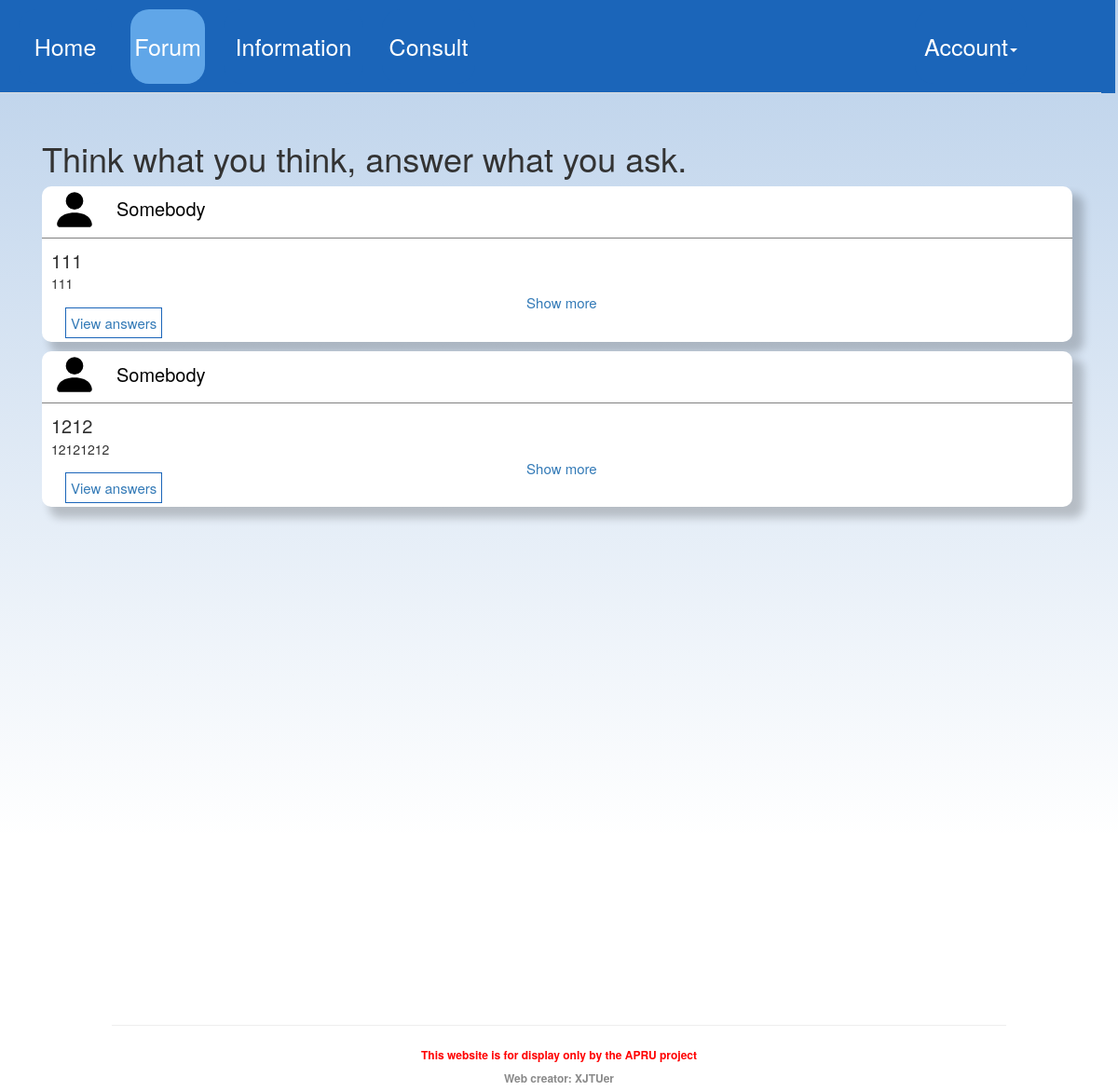
The app's page /forum, older data.
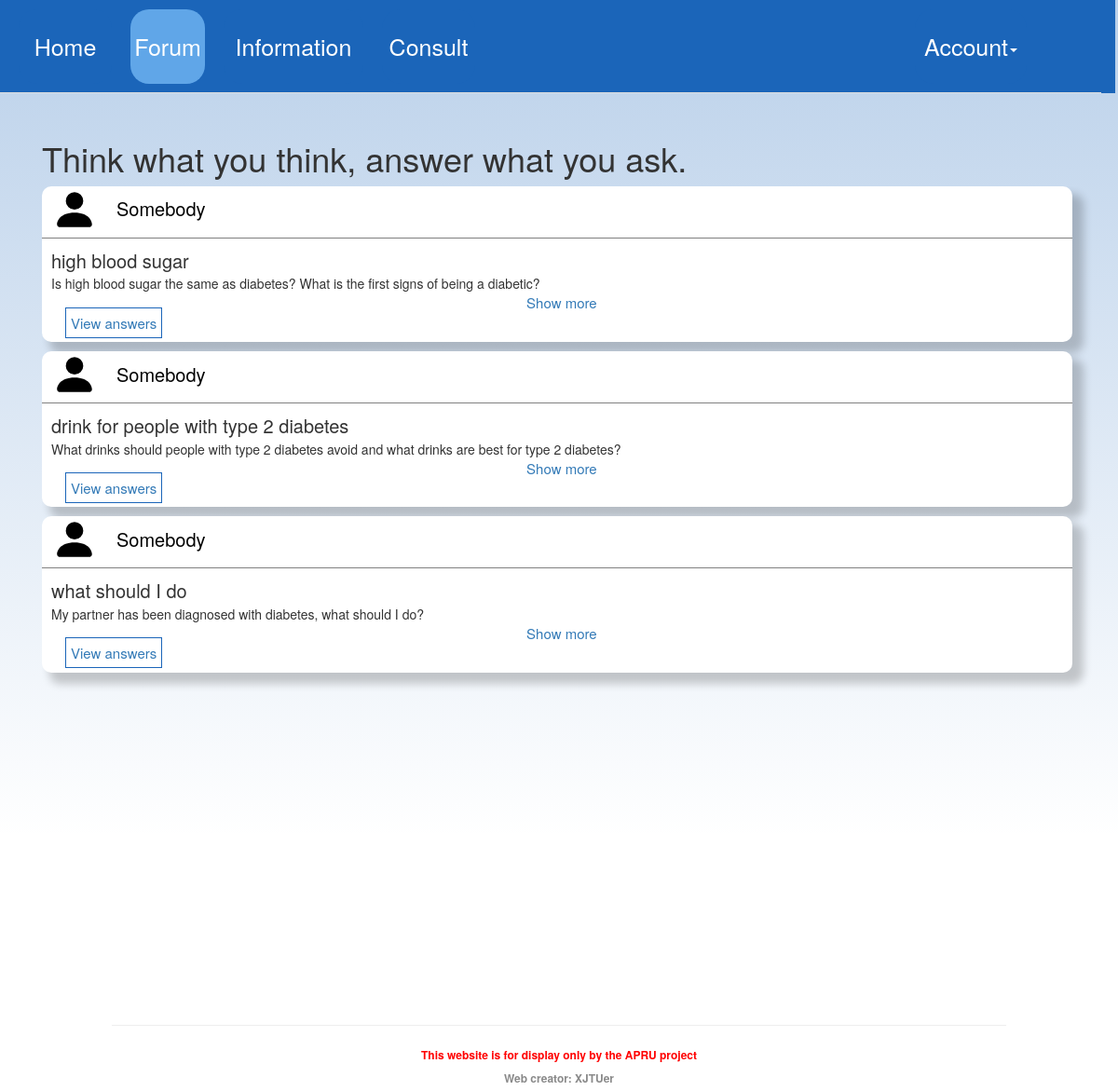
The same page, newer data.
### appdir/models.py (models this page shows, shortened)
class Question(db.Model):
    id = db.Column(db.Integer, primary_key=True)
    title = db.Column(db.String(100), index=True)
    question = db.Column(db.String(300), index=True)
    user_id = db.Column(db.Integer, db.ForeignKey('user.id'))
    datetime = db.Column(db.DateTime)

### appdir/routes.py (the view)
@app.route('/forum', methods=['GET', 'POST'])
def forum():
    return render_template('forum.html', questions=get_all_questions())

### appdir/utils/util.py (called while the page is built)
def get_all_questions():
    questions = Question.query.all()
    question_data = []
    for question in questions:
        question_data.append({
            'id': question.id,
            'title': question.title,
            'question': question.question,
            'datetime': question.datetime,
            'user_id': question.user_id
        })
    return question_data

### appdir/templates/forum.html (shortened to what this page needs)
{% extends 'base.html' %}
{% block content %}
    <link rel="stylesheet" href="../static/css/forum.css" type="text/css" media="all">
    <div class="container">
        <h1 style="margin-top:150px;margin-left:30px;">Think what you think, answer what you ask.</h1>
        <div class="forum-container">
            <div class="left_row">
                <div class="forum-info">
                    {% for question in questions %}
                        <div class="forum-msg">
                            <div class="photo-and-name">
                                <div class="photo">
                                    <img src="../static/image/bootstrap-icon/person-fill.svg"
                                         style="width:50px;height:50px;" alt="" loading="lazy">
                                </div>
                                <div class="name">Somebody</div>
                            </div>
                            <div class="content">
                                <div class="title">{{ question.title }}</div>
                                <div class="text" id={{ question.id }}>{{ question.question }}</div>
                                <div class="tip">
                                    <a id="tips" class="showMore" onclick="expand(this,{{ question.id }})">Show more</a>
                                </div>
                                <div class="otherItem">
                                    <a href="/question{{ question.id }}" class="check-answer">View answers</a>
                                </div>
                            </div>
                        </div>
                    {% endfor %}
                </div>
            </div>
        </div>
    </div>
{% endblock %}

### appdir/templates/base.html (shortened to what this page needs)
<!DOCTYPE html>
<html lang="en">
<head>
    <link href="https://cdn.staticfile.org/twitter-bootstrap/3.3.7/css/bootstrap.min.css" rel="stylesheet">
</head>
<body>
<div class="container_test" style="width:100%;">
    <div class="row clearfix">
        <div class="col-md-12 column"
             style="background:linear-gradient(to bottom, rgb(27, 101, 185), rgba(27, 101, 185, 1));position:fixed;z-index:1000;height:100px;width:101%">
            <ul class="nav nav-tabs" style="height:100px;width:100%">
                <li class="active" style="height:100px;width:100px;margin-left:20px;">
                    <div class="centered-text"
                         style="background-color:rgb(96,166,232);border-radius:20px;height:80px;width:100px"
                         id="homeHover">
                        <a class="navi-item" href="/index">Home</a>
                    </div>
                </li>
                <li style="height:100px;width:100px;">
                    <div class="centered-text" style="border-radius:20px;height:80px;margin-left:20px" id="forumHover">
                        <a class="navi-item" href="/forum">Forum</a>
                    </div>
                </li>
                <li style="height:100px;width:150px;margin-left:20px;">
                    <div class="centered-text" style="border-radius:20px;height:80px;width:150px;" id="InfoHover">
                        <a class="navi-item" href="/info">Information</a>
                    </div>
                </li>
                <li style="height:100px;width:100px;color:margin-left:20px;">
                    <div class="centered-text" style="border-radius:20px;height:80px;width:100px;margin-left:20px"
                         id="consultHover">
                        <a class="navi-item" href="/consult">Consult</a>
                    </div>
                </li>
                <li class="dropdown pull-right" style="height:100px;width:150px;left:-50px">
                    <div class="centered-text" style="border-radius:20px;height:80px;width:120px" id="accountHover">
                        <a class="navi-item" href="#"
                           data-toggle="dropdown" id="test">Account<strong class="caret"></strong></a>
                    </div>
                </li>
            </ul>
        </div>
    </div>
    {% block content %}{% endblock %}
</div>
<div class="text-center" style="margin-top: 200px">
    <HR style="FILTER: alpha(opacity=100,finishopacity=0,style=3)" width="80%" color=#987cb9 SIZE=3>
    <label style="font-size: 12px;color: red">This website is for display only by the APRU project</label><br>
    <label style="font-size: 12px;color: #8a8a8a">Web creator: XJTUer</label>
</div>
</body>
</html>

### appdir/static/css/forum.css (style rules this page uses)
.container { width: 100%; background: linear-gradient(to bottom, rgba(27, 101, 185, 0.3), rgba(27, 101, 185, 0)); }
.forum-container { width：100 %; display: flex; flex-direction: row; }
.left_row { margin-left: 30px; display: flex; flex-direction: column; width: 100%; }
.forum-info { height: 700px; overflow-y: scroll; display: flex; flex-direction: column; }
.forum-msg { background-color: white; width: 97%; display: flex; flex-direction: column; margin-bottom: 10px; box-shadow: 10px 10px 10px 2px rgba(0, 0, 0, 0.2); border-radius: 10px; }
.photo-and-name { display: flex; align-items: center; border-bottom: 1px solid gray; padding-bottom: 5px; }
.photo { margin-left: 10px; width: 50px; height: 50px; }
.name { margin-left: 20px; font-size: 20px; color: black; }
.content { display: flex; flex-direction: column; margin-left: 10px; }
.title { margin-top: 10px; font-size: 20px; }
.text { overflow: hidden; position: relative; height: 20px; transition: height 0.5s ease; }
.tip { display: flex; justify-content: center; }
a.showMore { font-size: 15px; }
.otherItem { margin-bottom: 10px; }
a.check-answer { font-size: 15px; margin: 15px; border: 1px solid rgb(27, 101, 185); padding: 5px; }

### appdir/templates/base.html (style rules this page uses)
.centered-text { margin-top: 10px; display: flex; justify-content: center; align-items: center; }
a.navi-item { font-size: 25px; color: white; }

Row changes from the older to the newer data that the page shows:
removed Question: title "111", question "111"
removed Question: title "1212", question "12121212"
added Question: title "high blood sugar", question "Is high blood sugar the same as diabetes? What is the first signs of being a diabetic?"
added Question: title "drink for people with type 2 diabetes", question "What drinks should people with type 2 diabetes avoid and what drinks are best for type 2 diabetes?"
added Question: title "what should I do", question "My partner has been diagnosed with diabetes, what should I do?"
